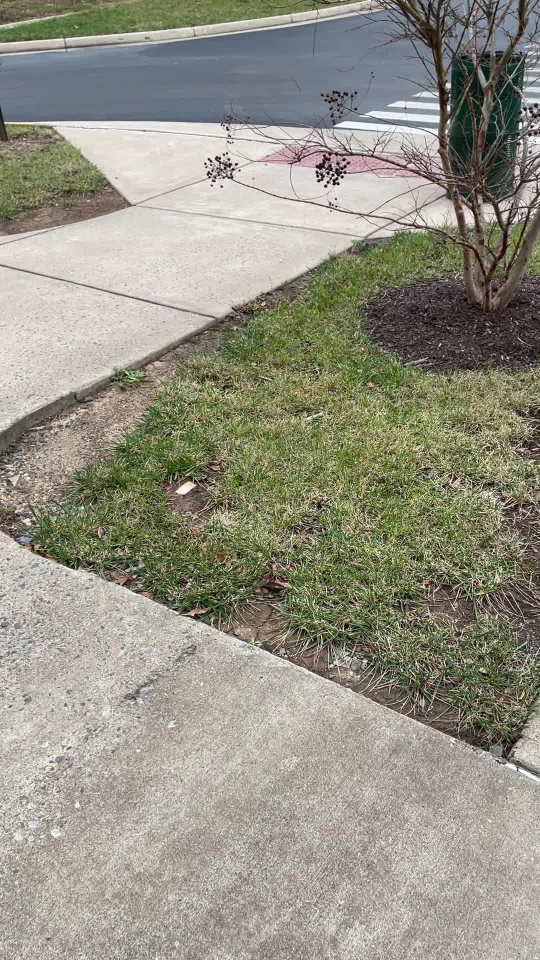
#> input picture images/train/negative/frame10001.jpg, 1080 x 1920 px (shown at 1/2 size); its folder holds 3 pictures in this run
$ python object_detector.py
#> lines starting #> are read from the running program, lines starting #| are printed output that depends on the picture
import os
import cv2
import numpy as np
from scipy.cluster import vq
from scipy.cluster.vq import kmeans
from sklearn.preprocessing import StandardScaler
from sklearn.svm import LinearSVC

#Takes the descriptors returned by OpenCV's detectAndCompute function and stacks them vertically
def stackDesc(desc):

    temp = desc[0][1]
    for path, des in desc[1:]:
        temp = np.vstack((temp, des))

    return temp

#Performs K-means clustering on the given descriptors
#We only need the codebook for the purpose of this project
def performKMeans(descriptors, k):

    codebook, distortion = kmeans(descriptors, k, 1)
    return codebook

#Calculates the Histogram, given the descriptors and vocabulary
def calcFeatures(paths, descriptors, vocabulary, k):

    path_len = len(paths)
    temp = np.zeros((path_len, k), "float32")

    #Using vector quantization to match the codebook
    for i in range(path_len):
        code, dist = vq.vq(descriptors[i][1], vocabulary)
        for j in code:
            temp[i][j] += 1

    return temp

print("Starting....")

#Current training path
training_path = 'images/train'

print('The current training path is set to ', training_path)
print('Starting training')

#The number of classes we have, or 'labels'. In our case it is just positive and negative.
labels = os.listdir(training_path)

#Reading the data from the training path
paths = []
classes = []
id = 0

for label in labels:
    folder = os.path.join(training_path, label)
    class_path = [os.path.join(folder, x) for x in os.listdir(folder)]
    paths += class_path
    classes += [id] * (len(class_path))
    id += 1
#> pass 2 of the loop `for label in labels:`:

#OpenCV2/s sift object
sift = cv2.xfeatures2d.SIFT_create()

#List of descriptors (Not vertically stacked yet)
desc = []

#We read each image (and convert it to grayscale for cv2's SIFT)
for img_path in paths:
    print('Currently computing features from ', img_path)
    img = cv2.imread(img_path)
#> img is the input picture: shape (1920, 1080, 3); mean B, G, R 131.4, 146.2, 147.9
    img = cv2.cvtColor(img, cv2.COLOR_BGR2GRAY)
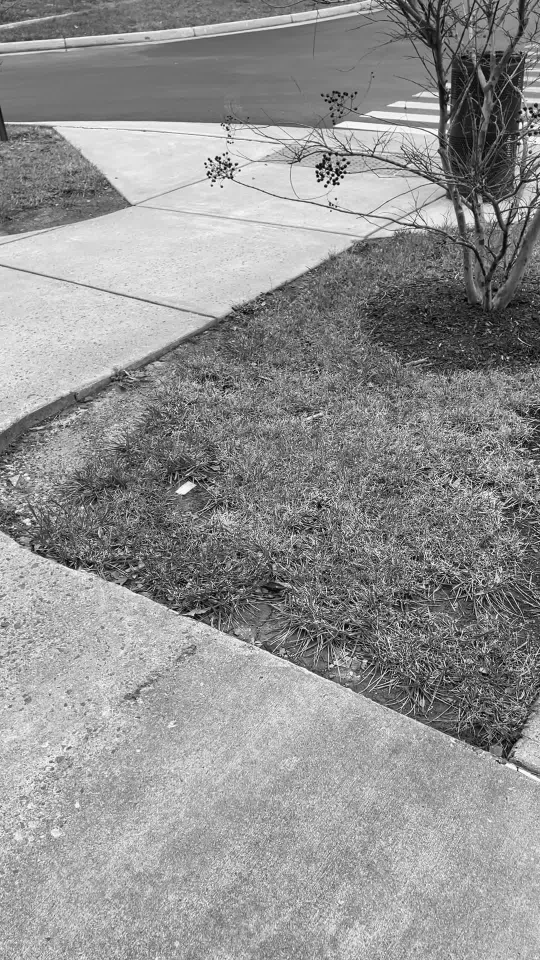
#> img: shape (1920, 1080) (shown at 1/2 size); min 0, max 255, mean 145

    #Computing the descriptors
    k, des = sift.detectAndCompute(img, None)
#> k = 32431 keypoints; strongest (x, y, size): (411, 327, 3.1), (479, 341, 2.6), (684, 354, 3.8), (651, 372, 4)
    desc.append((img_path, des))
#> pass 2 of the loop `for img_path in paths:`:
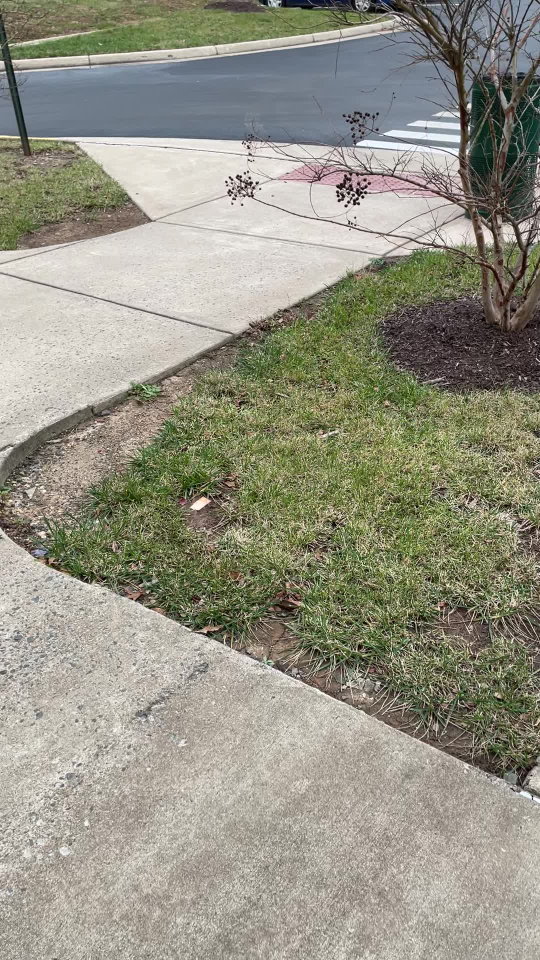
#> input picture images/train/negative/frame10002.jpg, 1080 x 1920 px (shown at 1/2 size)
#> img is the input picture: shape (1920, 1080, 3); mean B, G, R 131.6, 146.7, 148.2
#> `img = cv2.cvtColor(img, cv2.COLOR_BGR2GRAY)`:
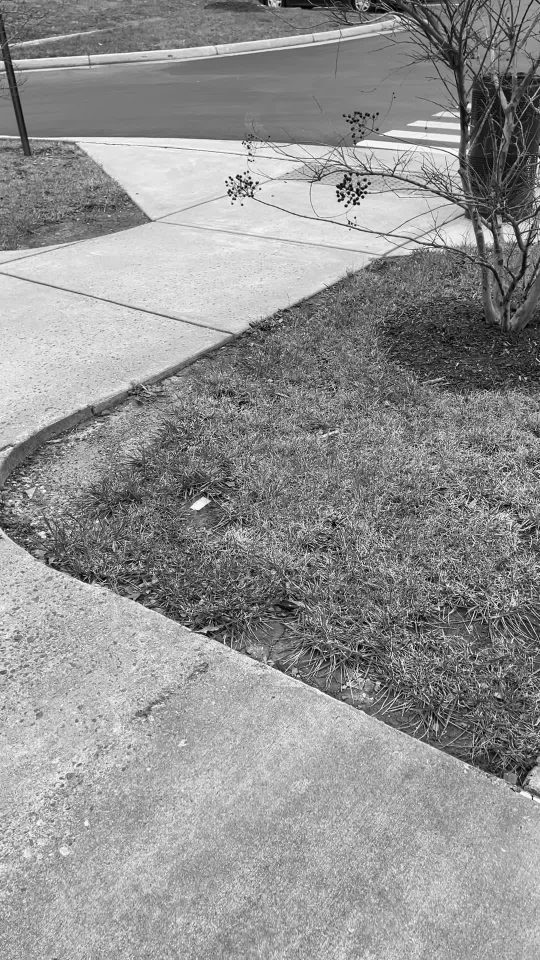
#> img: shape (1920, 1080) (shown at 1/2 size); min 0, max 255, mean 145.4
#> k = 33456 keypoints; strongest (x, y, size): (452, 364, 3.1), (692, 412, 3.9), (710, 435, 2.6), (725, 394, 3.8)
#> pass 3 of the loop `for img_path in paths:`:
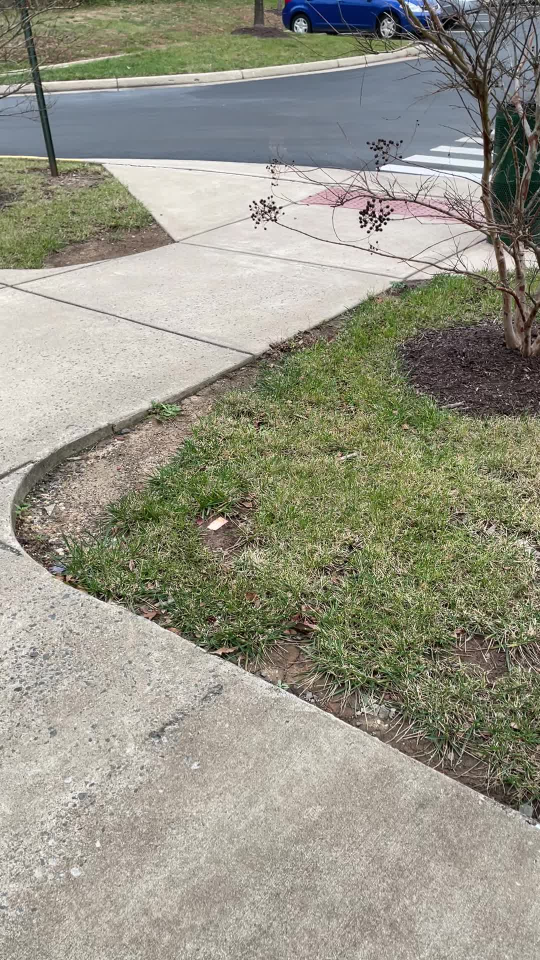
#> input picture images/train/negative/frame10003.jpg, 1080 x 1920 px (shown at 1/2 size)
#> img is the input picture: shape (1920, 1080, 3); mean B, G, R 133.5, 148.4, 149.7
#> `img = cv2.cvtColor(img, cv2.COLOR_BGR2GRAY)`:
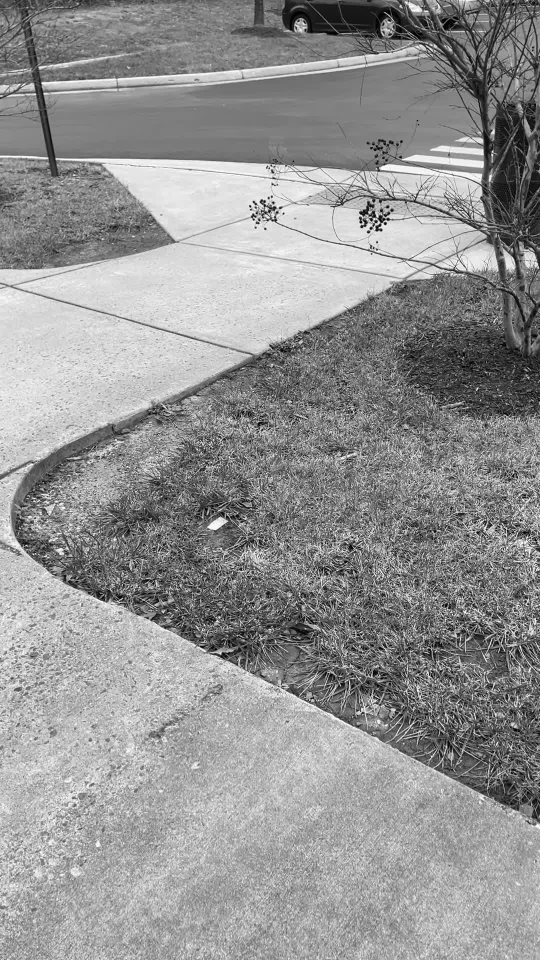
#> img: shape (1920, 1080) (shown at 1/2 size); min 0, max 255, mean 147.1
#> k = 35018 keypoints; strongest (x, y, size): (500, 412, 2.9), (530, 458, 2.9), (754, 484, 2.5), (737, 464, 3.8)
#> the loop made 4 passes; the first 3 are shown

print('Finished computing features, stacking descriptors now')
#We need the descriptors stacked vertically in an array
descriptors = stackDesc(desc)

print('Performing KMeans clustering')
#The rule of thumb for k is usually 10 * (number of classes)
#We only have 2 classes, so k = 20 should be ok
k = 20
vocabulary = performKMeans(descriptors, k)
#> in performKMeans, `codebook, distortion = kmeans(descriptors, k, 1)`:
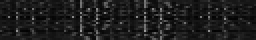
#> codebook: shape (20, 128) float32 (shown 2 times larger); min 2.57, max 155.3, mean 29.8

#Calculating the Histogram of features
print('Calculating Histogram')
features = calcFeatures(paths, desc, vocabulary, k)

#Scaling the features
print('Scaling features')
scaler = StandardScaler().fit(features)
features = scaler.transform(features)

#We then use the features to train the SVM classifier
print('Fitting the SVM classifier')
svm = LinearSVC()
svm.fit(features, np.array(classes))

#We're done with training
print('Training done')

#Current testing path
testing_path = 'images/test'
print('Testing path is currently set to ', testing_path)

#The labels found in the testing folder (We only use this for the os.join function below)
#> (the run stopped early here; a loop or call above may not have finished)
